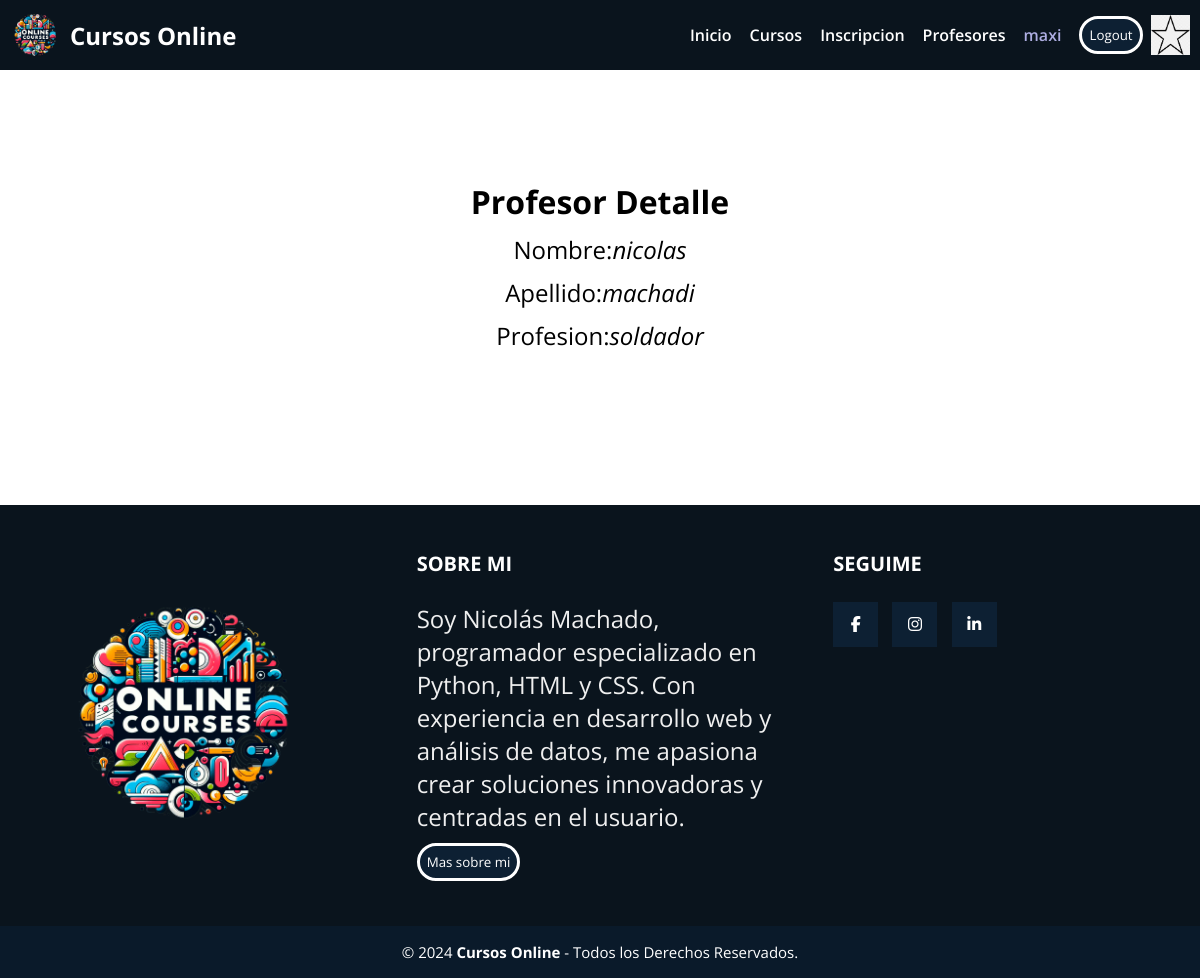
The app's page /profesores/2 (signed in) with its own data.
### AppCoder/models.py (models this page shows, shortened)
class Avatar(models.Model):
    user = models.OneToOneField(User, on_delete=models.CASCADE)
    imagen = models.ImageField(upload_to='avatares', null = True, blank = True)

class Profesor(models.Model):
    nombre = models.CharField(max_length=100)
    apellido = models.CharField(max_length=100)
    email = models.EmailField()
    profesion = models.CharField(max_length=100)

### AppCoder/views.py (the view)
# urls.py: path('profesores/<pk>', views.ProfesorDetailView.as_view(), name = "DetalleProfesor"),
class ProfesorDetailView(DetailView):
    model = Profesor
    template_name = "AppCoder/profesor_detalle.html"

### AppCoder/templates/AppCoder/profesor_detalle.html (shortened to what this page needs)
{% extends 'AppCoder/padre.html' %}
{% load static %}
{% block contenidoQueCambia %}
<div class="relleno">
    <h1>Profesor Detalle</h1>
<p>Nombre: <i> {{profesor.nombre}} </i></p>
<p>Apellido: <i> {{profesor.apellido}} </i></p>
<p>Profesion: <i> {{profesor.profesion}} </i></p>
<p>
    <a href="{% url 'ListaProfesores' %}">Regresar</a>
</p>
</div>
{% endblock contenidoQueCambia %}

### AppCoder/templates/AppCoder/padre.html (shortened to what this page needs)
<!DOCTYPE html>
<html lang="en">
<head>
    <link rel="stylesheet" href="/AppCoder/static/AppCoder/css/style.css">
<body>
    <header>
        <a href="{% url 'inicio' %}" class="logo">
            <img src="/AppCoder/static/AppCoder/img/cursosonlinelogo.png" alt="">
            <h2 class="nombre-empresa">Cursos Online</h2>
        </a>
        <nav style="display: flex; align-items: center;gap: 8px;flex-wrap: wrap">
            <a class="nav-link" href="{% url 'inicio' %}">Inicio</a>
            <a class="nav-link" href="{% url 'ListaCursos' %}">Cursos</a>
            <a class="nav-link" href="{% url 'inscripcion' %}"
            >Inscripcion</a>
           <a class="nav-link" href=
            "{% url 'ListaProfesores' %}">Profesores</a>
            {% if not request.user.is_authenticated %}
           <div><a id="Logueo" class="btn btn-primary" href=
            "{% url 'Login' %}">Login</a>
            <a id="Logueo" class="btn btn-primary" href=
            "{% url 'Registro' %}">Registro</a>
            {% else %}
            <a id="Logueo" class="nav-link" href="{% url 'EditarPerfil' %}"> {{request.user.username}} </a>
            <form class="nav-link" method="post" action="{% url 'Logout' %}">
            <button type="submit" class="btn btn-primary">Logout</button>
            </form>
            {% endif %}
            {% if request.user.avatar %}
            <img src="{{request.user.avatar.imagen.url}}" alt="" height="40px">
            {% endif %}
        </nav>
    </header>
    {% block contenidoQueCambia %}
    {% endblock contenidoQueCambia %}
    <footer class="pie-pagina">
        <div class="grupo-1">
            <div class="box">
                <figure>
                    <a href="#">
                        <img src="/AppCoder/static/AppCoder/img/cursosonlinelogo.png" alt="">
                    </a>
                </figure>
            </div>
            <div class="box">
                <h2>SOBRE MI</h2>
                <p>Soy Nicolás Machado, programador especializado en Python, HTML y CSS. Con experiencia en desarrollo web y análisis de datos, me apasiona crear soluciones innovadoras y centradas en el usuario.
                </p>
                <button><a href="{% url 'sobremi' %}">Mas sobre mi</a></button>
            </div>
            <div class="box">
                <h2>SEGUIME</h2>
                <div class="red-social">
                    <a href="https://es-la.facebook.com/nicolas.machado.543908" class="fa fa-facebook" target="_blank"></a>
                    <a href="https://www.instagram.com/nico_machado05?igsh=MXJ3azJwcXVxamJoeA==" class="fa fa-instagram" target="_blank"></a>
                    <a href="www.linkedin.com/in/nicolas-machado-09b89b23b" class="fa fa-linkedin" target="_blank"></a>
                </div>
            </div>
        </div>
        <div class="grupo-2">
            <small>
                &copy; 2024 <b>Cursos Online</b> - Todos los Derechos Reservados.
            </small>
        </div>
    </footer>
</body>

### AppCoder/static/AppCoder/css/style.css (style rules this page uses)
* { margin: 0; padding: 0; box-sizing: border-box; font-family: 'Open Sans', sans-serif; }
body { display: grid; min-height: 100vh; grid-template-rows: auto 1fr auto; }
a { text-decoration: none; color: white; }
header { display:flex ; min-height: 70px; background-color: #0a141d; justify-content: space-between; align-items: center; padding: 10px; }
.relleno { display: flex; flex-direction: column; justify-content: center; align-items: center; padding: 30px; width: 600px; gap: 10px; margin: auto; margin-top: 5rem; margin-bottom: 5rem; }
p { display: flex; font-size: x-large; }
button { padding: 7px; border-radius: 30px; background-color: #0d2033; border: 3px solid white; color: white; }
.logo { display: flex; align-items: center; }
.logo img { height: 50px; margin-right: 10px; }
nav { display: flex; flex-direction: row; }
nav a { font-weight: 600; padding-right: 10px; }
form { display: flex; }
#Logueo { color: rgb(174, 174, 226); }
.pie-pagina { width: 100%; background-color: #0a141d; }
.pie-pagina .grupo-1 { width: 100%; max-width: 1200px; margin: auto; display: grid; grid-template-columns: repeat(3,1fr); grid-gap: 50px; padding: 45px 0px; }
.pie-pagina .grupo-1 .box figure { width: 100%; height: 100%; display: flex; justify-content: center; align-items: center; }
.pie-pagina .grupo-1 .box figure img { width: 250px; }
.pie-pagina .grupo-1 .box h2 { color: #fff; margin-bottom: 25px; font-size: 20px; }
.pie-pagina .grupo-1 .box p { color: #efefef; margin-bottom: 10px; }
.pie-pagina .grupo-1 .red-social a { display: inline-block; text-decoration: none; width: 45px; height: 45px; line-height: 45px; color: #fff; margin-right: 10px; background-color: #0d2033; text-align: center; transition: all 300ms ease; }
.pie-pagina .grupo-2 { background-color: #0a1a2a; padding: 15px 10px; text-align: center; color: #fff; }
.pie-pagina .grupo-2 small { font-size: 15px; }

### records on screen
Profesor: nombre "nicolas", apellido "machadi", profesion "soldador"

### other values on screen
{{ request.user.username }} "maxi"
